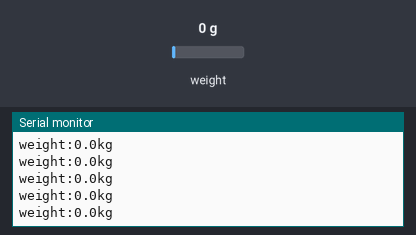
Simulated run of this sketch. Board: Arduino Uno, built with avr-gcc and run on an emulated ATmega328P. Shown: the last lines printed to the serial monitor. The test bench sets the inputs (shaded band); at power-on: weight on the scale 0 g.

Above: at 2.2 s.
2.3 s: weight on the scale set to 100 g
At 2.32 s:
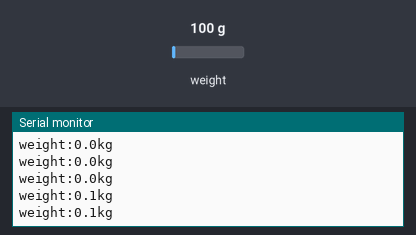
5.3 s: weight on the scale set to 1250 g
At 5.34 s:
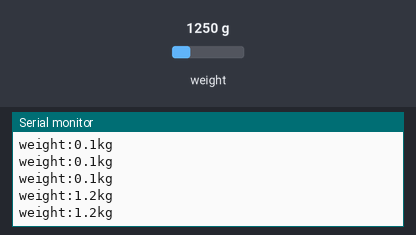
Timing chart, 0 to 8.3 s (numbered marks = the images above; inputs shaded):
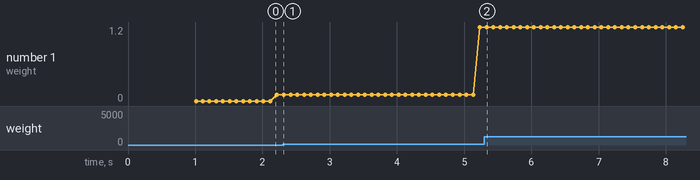

The sketch:

weight.ino
```cpp
#include "HX711.h"
#define calibration_factor -400000
#define DOUT 3
#define CLK 2


HX711 scale = HX711();

void setup() {

  scale.begin(DOUT, CLK);
  Serial.begin(9600);
  Serial.println("HX711 scale TEST");
  scale.set_scale(calibration_factor);
  scale.tare();
  Serial.println("Readings:");
}
void loop() {
  Serial.print("weight:");
  Serial.print(scale.get_units(), 1);
  Serial.println("kg");
  Serial.println();
}
```

Measured:
- after the input at 2.3 s, the serial monitor: prints a new line at once (image 1)
- after the input at 5.3 s, the serial monitor: prints a new line at once (image 2)
- plotted number 1: 0.1 → 1.2 after the input at 2.3 s
